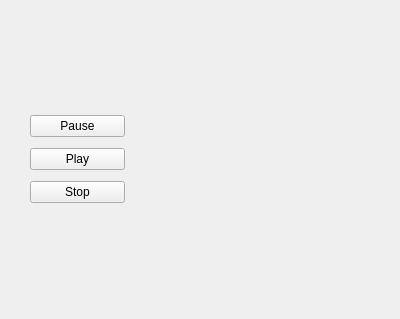
<?xml version="1.0" encoding="UTF-8"?>
<ui version="4.0">
 <class>Form</class>
 <widget class="QWidget" name="Form">
  <property name="geometry">
   <rect>
    <x>0</x>
    <y>0</y>
    <width>400</width>
    <height>319</height>
   </rect>
  </property>
  <property name="windowTitle">
   <string>Form</string>
  </property>
  <widget class="QWidget" name="">
   <property name="geometry">
    <rect>
     <x>30</x>
     <y>110</y>
     <width>95</width>
     <height>100</height>
    </rect>
   </property>
   <layout class="QVBoxLayout" name="verticalLayout">
    <item>
     <widget class="QPushButton" name="pushButton_2">
      <property name="text">
       <string>Pause</string>
      </property>
     </widget>
    </item>
    <item>
     <widget class="QPushButton" name="pushButton">
      <property name="text">
       <string>Play</string>
      </property>
     </widget>
    </item>
    <item>
     <widget class="QPushButton" name="pushButton_3">
      <property name="text">
       <string>Stop</string>
      </property>
     </widget>
    </item>
   </layout>
  </widget>
 </widget>
 <resources/>
 <connections/>
</ui>
